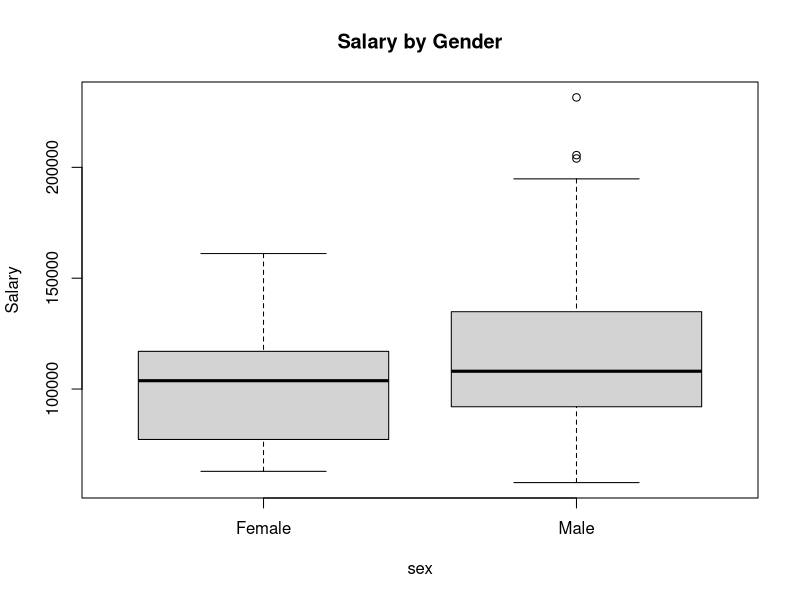
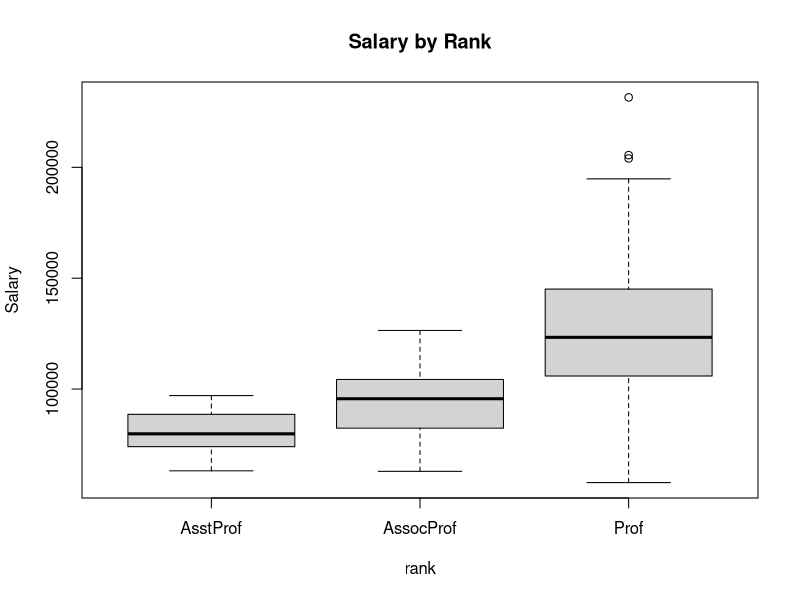
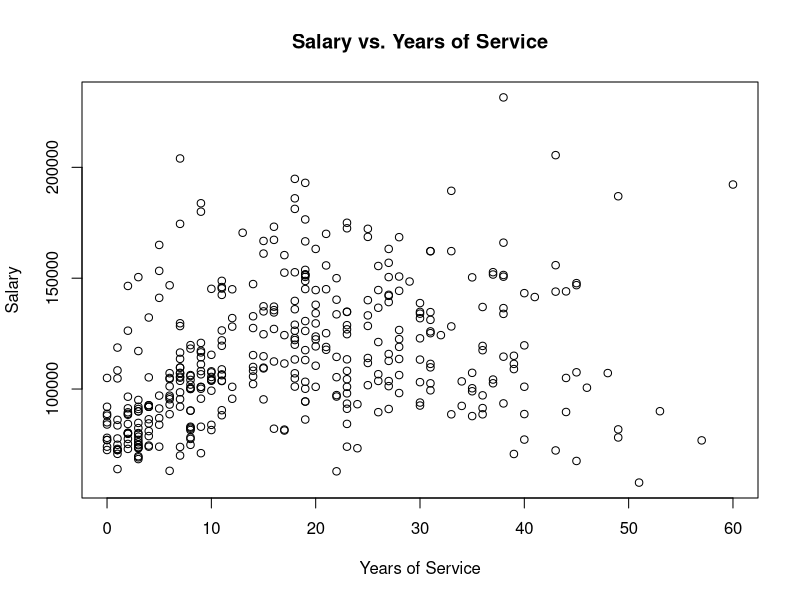

These figures' R source, in order:
library(car)
?Salaries

# Basic summary statistics
summary(Salaries)

# Structure to verify data types
str(Salaries)

# Calculate mean salary by gender
aggregate(salary ~ sex, data = Salaries, FUN = mean)

# Boxplot of salary by gender
boxplot(salary ~ sex, data = Salaries, main = "Salary by Gender", ylab = "Salary")

# T-test for salary difference between genders
t.test(salary ~ sex, data = Salaries)

# Average salary by rank
aggregate(salary ~ rank, data = Salaries, FUN = mean)

# Boxplot of salary by rank
boxplot(salary ~ rank, data = Salaries, main = "Salary by Rank", ylab = "Salary")

# ANOVA test for salary differences by rank
anova_result <- aov(salary ~ rank, data = Salaries)
summary(anova_result)

# Scatter plot and correlation
plot(Salaries$yrs.service, Salaries$salary, main = "Salary vs. Years of Service", xlab = "Years of Service", ylab = "Salary")
cor(Salaries$yrs.service, Salaries$salary)

